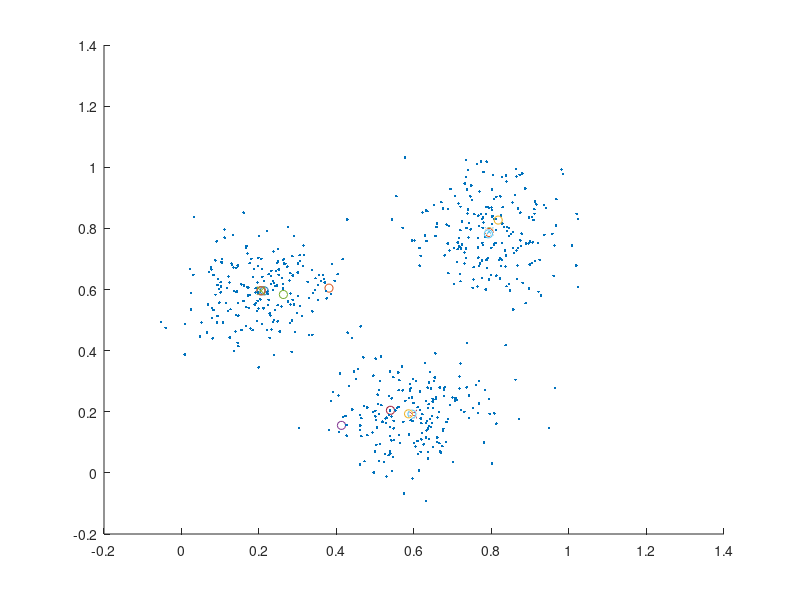

Write the MATLAB code that produced this figure.
%Fuzzy algorithm 
%by Marco Lin
%%
clc;
clear;
close all;  
load("clusterdata.mat");
[n, ~] = size(clusterdemo);
%%


%% plot the data points

figure;
hold on;
scatter3(clusterdemo(:,1),clusterdemo(:,2),clusterdemo(:,3),'magenta','.');
%%


%%Initialize 
c = 3; %number of clustering
m = 2; %fuzzifier
Epsilon = 0.00001; % convergence threshold
% randomize first cluster centers
V = rand(3);
Vnew = V;
%iteration
t = 0;
%uij array
u = zeros(600,3);
% check the changes    
change  = 0.1;
%%


%% Fuzzy algorithm

while change > Epsilon
    
    %print the central points for each iteration
    scatter3(Vnew(1,1),Vnew(1,2),Vnew(1,3),'black','o');
    scatter3(Vnew(2,1),Vnew(2,2),Vnew(2,3),'green','o');
    scatter3(Vnew(3,1),Vnew(3,2),Vnew(3,3),'blue','o');
   
    
    V = Vnew;
    
    %cal the u martix
    for k = 1:n
        dtotal = 0;
        %cal Vj
        for j = 1:c
            d = norm((clusterdemo(k,:)-V(j,:)));
            u(k,j) =d;
        end
       
        %cal each clustering 
        u(k,:) = 1./u(k,:);
        u(k,:) = (u(k,:)).^2;

        disInTotal = sum(u(k,:));%sum of distance
        
        % cal membership for each cluster
        u(k,:) = u(k,:)/disInTotal;
          
    end 
%%   

    
    
    %%cal new central
    
    for i = 1:c  
        numerator = 0;
        denominator = 0;
            
        for k = 1:n   
            
            numerator = (u(k,i)^2).*clusterdemo(k,:)+numerator;    
            denominator = u(k,i)^2 + denominator;
            
        end
            
            Vnew(i,:) = numerator/denominator;
       
    end
    
    %%
    
    
    t = t + 1;
    change = 0;
    disp("iteration :" + t);
    
    %% cal the changes
    for j = 1:c
        d = norm((Vnew(j,:)-V(j,:)));
        change = d + change;
    end
   %% 
end
%%    



%%print out the final central points
scatter3(Vnew(1,1),Vnew(1,2),Vnew(1,3),'black','x');
scatter3(Vnew(2,1),Vnew(2,2),Vnew(2,3),'green','x');
scatter3(Vnew(3,1),Vnew(3,2),Vnew(3,3),'blue','x');
%%

hold off;

    

